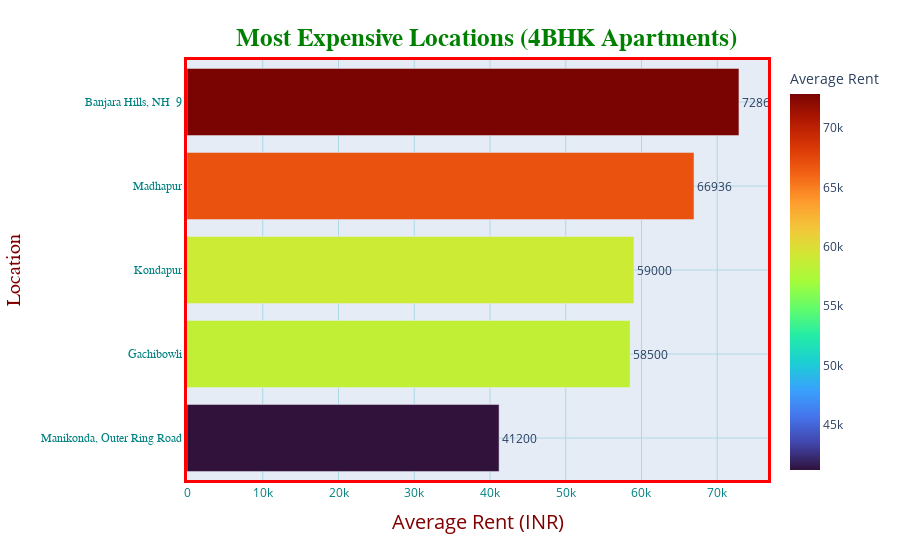

Write notebook code for a chart like this one.
### Code cell
filt = (df['property_type']=='Apartment') & (df['bedrooms']==4.0)
df1 = df.loc[filt]

loc_grp = df1.groupby('locality')
df1['loc_count'] = loc_grp['locality'].transform('count')

df1 = df1[df1['loc_count']>=5]
loc_grp = df1.groupby('locality')
loc_rents = loc_grp['price'].mean()
loc_rents = dict(loc_rents)

list1 = list(loc_rents.keys())
list2 = list(loc_rents.values())
list2 = [int(i) for i in list2]

loc_df = pd.DataFrame(list(zip(list1,list2)), columns=['locality','average_rent'])
loc_df.sort_values(by='average_rent',ascending=False,inplace=True)

fig = px.bar(loc_df[0:20],y='locality', x='average_rent', text='average_rent',orientation='h',
            labels={'average_rent':'Average Rent'}, color='average_rent', color_continuous_scale = 'Turbo') 

fig.update_traces(textposition='outside')
fig.update_layout(title_text="<b>Most Expensive Locations (4BHK Apartments)</b>",
                 title_font_size=25,
                 title_font_color='green',
                 title_font_family='Titillium Web',
                 title_x=0.54,
                 title_y=0.95,
                 title_xanchor='center',
                 title_yanchor='top',
                 yaxis={'categoryorder':'total ascending'}
                 )

fig.update_xaxes(
        color='teal',
        title_text='Average Rent (INR)',
        title_font_family='Open Sans',
        title_font_size=20,
        title_font_color='maroon',
        title_standoff = 15,
        gridcolor='lightblue',
        tickmode='auto',
        linecolor='red',
        linewidth=3,
        mirror=True)

fig.update_yaxes(
        color='Teal',
        title_text='Location',
        title_font_family='Droid Sans',
        title_font_size=20,
        title_font_color='maroon',
        title_standoff = 15,
        tickfont_family='Arial',
        nticks = 20,
        gridcolor='lightblue',
        linecolor='red',
        linewidth=3,
        mirror = True)

### Figure 1 — Plotly figure (JSON) as saved in the notebook; plotly's stock layout.template omitted (floating-point values rounded to 4 significant figures)
{"data": [{"alignmentgroup": "True", "hovertemplate": "Average Rent=%{marker.color}<br>locality=%{y}<extra></extra>", "legendgroup": "", "marker": {"color": [72866, 66936, 59000, 58500, 41200], "coloraxis": "coloraxis", "pattern": {"shape": ""}}, "name": "", "offsetgroup": "", "orientation": "h", "showlegend": false, "text": ["72866", "66936", "59000", "58500", "41200"], "textposition": "outside", "type": "bar", "x": [72866, 66936, 59000, 58500, 41200], "xaxis": "x", "y": ["Banjara Hills, NH  9", "Madhapur", "Kondapur", "Gachibowli", "Manikonda, Outer Ring Road"], "yaxis": "y"}], "layout": {"barmode": "relative", "coloraxis": {"colorbar": {"title": {"text": "Average Rent"}}, "colorscale": [[0, "#30123b"], [0.07143, "#4145ab"], [0.1429, "#4675ed"], [0.2143, "#39a2fc"], [0.2857, "#1bcfd4"], [0.3571, "#24eca6"], [0.4286, "#61fc6c"], [0.5, "#a4fc3b"], [0.5714, "#d1e834"], [0.6429, "#f3c63a"], [0.7143, "#fe9b2d"], [0.7857, "#f36315"], [0.8571, "#d93806"], [0.9286, "#b11901"], [1, "#7a0402"]]}, "legend": {"tracegroupgap": 0}, "margin": {"t": 60}, "title": {"font": {"color": "green", "family": "Titillium Web", "size": 25}, "text": "<b>Most Expensive Locations (4BHK Apartments)</b>", "x": 0.54, "xanchor": "center", "y": 0.95, "yanchor": "top"}, "xaxis": {"anchor": "y", "color": "teal", "domain": [0, 1], "gridcolor": "lightblue", "linecolor": "red", "linewidth": 3, "mirror": true, "tickmode": "auto", "title": {"font": {"color": "maroon", "family": "Open Sans", "size": 20}, "standoff": 15, "text": "Average Rent (INR)"}}, "yaxis": {"anchor": "x", "categoryorder": "total ascending", "color": "Teal", "domain": [0, 1], "gridcolor": "lightblue", "linecolor": "red", "linewidth": 3, "mirror": true, "nticks": 20, "tickfont": {"family": "Arial"}, "title": {"font": {"color": "maroon", "family": "Droid Sans", "size": 20}, "standoff": 15, "text": "Location"}}}}
